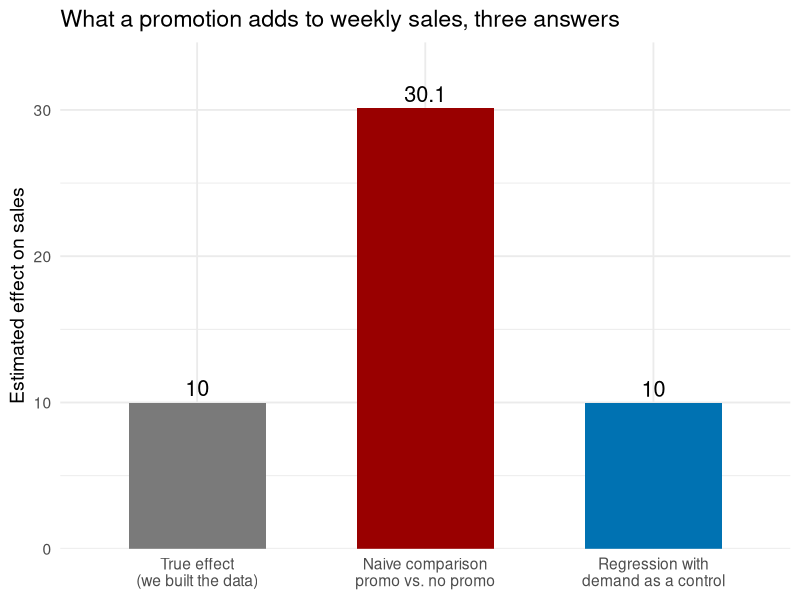
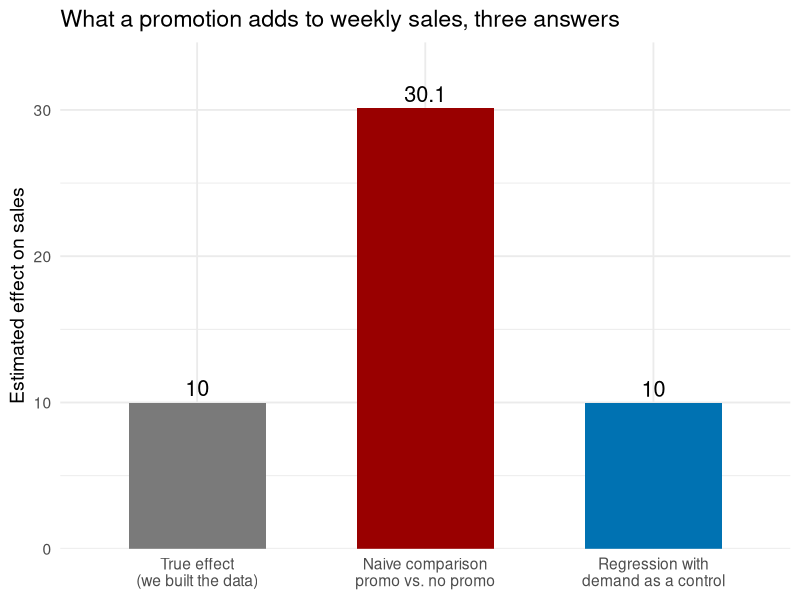
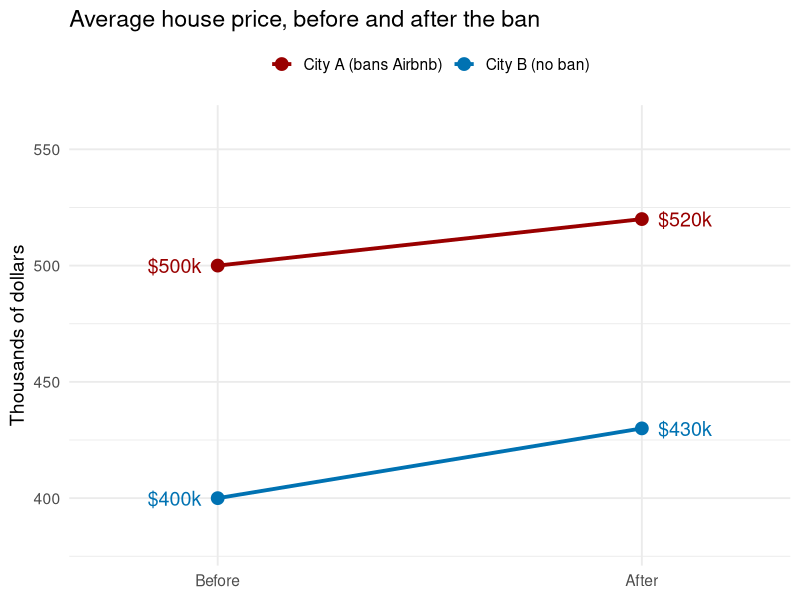
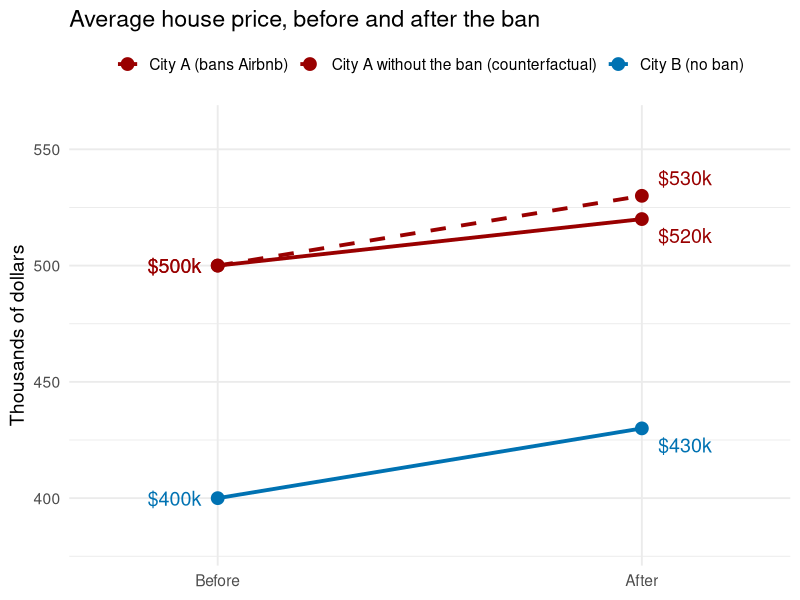
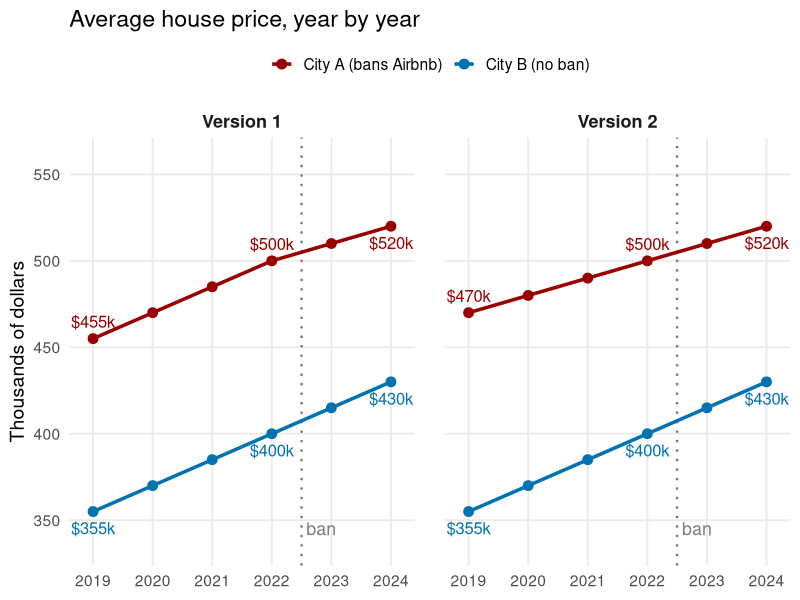
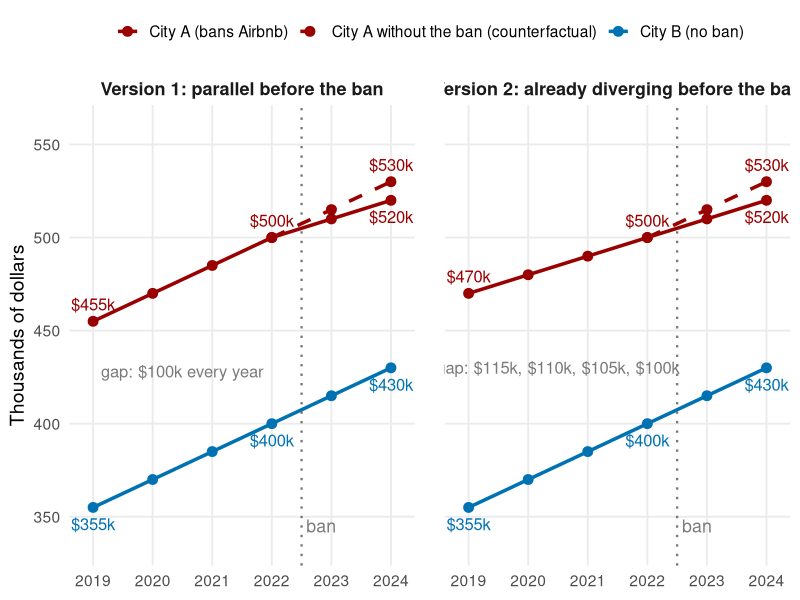

Generate these figures, in order, with R:
## ---- chunk 1
#| include: false
library(data.table)
library(ggplot2)
library(scales)
library(knitr)

usc_red  <- "#990000"
usc_gold <- "#E69F00"
blue     <- "#0072B2"
grey     <- "#7a7a7a"
set.seed(566)

fmt_n <- function(x) format(x, big.mark = ",")
usd   <- function(x) paste0("$", format(round(x), big.mark = ","))
pct   <- function(x, d = 1) paste0(format(round(100 * x, d), nsmall = d), "%")

# --- 1. store promotions: demand drives both the promotion and sales ---
n_store <- 400
true_tau <- 10
st <- data.table(demand = rnorm(n_store))
st[, promo := rbinom(n_store, 1, plogis(-0.3 + 1.5 * demand))]
st[, sales := 100 + 20 * demand + true_tau * promo + rnorm(n_store, 0, 8)]
naive_st <- st[promo == 1, mean(sales)] - st[promo == 0, mean(sales)]
ctrl_st  <- coef(lm(sales ~ promo + demand, st))["promo"]
demand_gap <- st[promo == 1, mean(demand)] - st[promo == 0, mean(demand)]
share_promo <- st[, mean(promo)]
bars <- data.table(
  what = factor(c("True effect\n(we built the data)", "Naive comparison\npromo vs. no promo",
                  "Regression with\ndemand as a control"),
                levels = c("True effect\n(we built the data)", "Naive comparison\npromo vs. no promo",
                           "Regression with\ndemand as a control")),
  value = c(true_tau, naive_st, ctrl_st))
p_bars <- ggplot(bars, aes(x = what, y = value, fill = what)) +
  geom_col(width = 0.6) +
  geom_text(aes(label = round(value, 1)), vjust = -0.4, size = 5.5) +
  scale_fill_manual(values = c(grey, usc_red, blue), guide = "none") +
  scale_y_continuous(expand = expansion(mult = c(0, 0.15))) +
  labs(title = "What a promotion adds to weekly sales, three answers", x = NULL, y = "Estimated effect on sales") +
  theme_minimal(base_size = 14)

# --- 2. matching toy example ---
mt <- data.table(
  Customer = c("T1", "T2", "T3", "T4", "C1", "C2", "C3", "C4", "C5", "C6"),
  Group = c(rep("coupon", 4), rep("no coupon", 6)),
  `Propensity score` = c(0.80, 0.62, 0.45, 0.30, 0.81, 0.60, 0.47, 0.28, 0.10, 0.05),
  Sales = c(70, 58, 50, 44, 66, 55, 46, 43, 30, 25))
pairs <- data.table(
  Treated = c("T1", "T2", "T3", "T4"),
  `Treated score` = c(0.80, 0.62, 0.45, 0.30),
  `Matched control` = c("C1", "C2", "C3", "C4"),
  `Control score` = c(0.81, 0.60, 0.47, 0.28),
  `Treated sales` = c(70, 58, 50, 44),
  `Control sales` = c(66, 55, 46, 43))
pairs[, Difference := `Treated sales` - `Control sales`]
att_toy   <- mean(pairs$Difference)
naive_toy <- mt[Group == "coupon", mean(Sales)] - mt[Group == "no coupon", mean(Sales)]

# --- 3. DiD: a short-term-rental ban in one city ---
did <- data.table(
  City = c("City A (bans Airbnb)", "City B (no ban)"),
  `Avg. price before` = c("$500k", "$400k"),
  `Avg. price after`  = c("$520k", "$430k"),
  `After minus before` = c("+$20k", "+$30k"))
did_est <- 20 - 30
did_long <- data.table(
  city = rep(c("City A (bans Airbnb)", "City B (no ban)", "City A without the ban (counterfactual)"), each = 2),
  period = rep(c("Before", "After"), 3),
  price = c(500, 520, 400, 430, 500, 530))
did_long[, period := factor(period, levels = c("Before", "After"))]
did_long[, city := factor(city, levels = c("City A (bans Airbnb)", "City A without the ban (counterfactual)", "City B (no ban)"))]
cf_name <- "City A without the ban (counterfactual)"
p_did <- function(show_cf = FALSE) {
  d <- copy(if (show_cf) did_long else did_long[city != cf_name])
  d[, city := droplevels(city)]
  d[, vj := if (show_cf) fifelse(city == cf_name, -0.7, 1.6) else 0.5]
  cols <- c("City A (bans Airbnb)" = usc_red, usc_red, "City B (no ban)" = blue)
  names(cols)[2] <- cf_name
  lts <- c("City A (bans Airbnb)" = "solid", "dashed", "City B (no ban)" = "solid")
  names(lts)[2] <- cf_name
  g <- ggplot(d, aes(x = period, y = price, group = city, color = city, linetype = city)) +
    geom_line(linewidth = 1.3) + geom_point(size = 4) +
    geom_text(data = d[period == "After"], aes(label = paste0("$", price, "k"), vjust = vj),
              hjust = -0.3, size = 5, show.legend = FALSE) +
    geom_text(data = d[period == "Before"], aes(label = paste0("$", price, "k")),
              hjust = 1.3, size = 5, show.legend = FALSE) +
    scale_color_manual(values = cols, name = NULL) +
    scale_linetype_manual(values = lts, name = NULL) +
    scale_x_discrete(expand = expansion(mult = 0.35)) +
    scale_y_continuous(limits = c(380, 560)) +
    labs(title = "Average house price, before and after the ban", x = NULL, y = "Thousands of dollars") +
    theme_minimal(base_size = 14) + theme(legend.position = "top")
  g
}

# --- 3b. parallel trends: the same two cities year by year, in two versions of the world ---
# Both versions hit the table's numbers in 2022 (before) and 2024 (after), so DiD = -10 in both.
# Version 1: A and B move in parallel before the ban. Version 2: A was already growing more slowly.
yrs    <- 2019:2024
b_path <- c(355, 370, 385, 400, 415, 430)   # City B: +15 a year throughout
a_par  <- c(455, 470, 485, 500, 510, 520)   # version 1: +15 a year before the ban, +10 after
a_div  <- c(470, 480, 490, 500, 510, 520)   # version 2: +10 a year throughout (no effect of the ban)
cf_yrs <- 2022:2024
cf_path <- a_par[yrs == 2022] + (b_path[yrs %in% cf_yrs] - b_path[yrs == 2022])   # A's 2022 level + B's trend
stopifnot(a_par[yrs == 2022] == 500, a_div[yrs == 2022] == 500, a_par[yrs == 2024] == 520, a_div[yrs == 2024] == 520,
          b_path[yrs == 2022] == 400, b_path[yrs == 2024] == 430, cf_path[3] == 530,
          all(diff(a_par - b_path)[1:3] == 0))
city_a <- "City A (bans Airbnb)"; city_b <- "City B (no ban)"
trends <- rbind(
  data.table(version = 1, city = city_a, year = yrs, price = a_par),
  data.table(version = 1, city = city_b, year = yrs, price = b_path),
  data.table(version = 2, city = city_a, year = yrs, price = a_div),
  data.table(version = 2, city = city_b, year = yrs, price = b_path))
trends_cf <- rbind(data.table(version = 1, city = cf_name, year = cf_yrs, price = cf_path),
                   data.table(version = 2, city = cf_name, year = cf_yrs, price = cf_path))
p_trends <- function(explain = FALSE) {
  d <- if (explain) rbind(trends, trends_cf) else copy(trends)
  d[, city := factor(city, levels = c(city_a, cf_name, city_b))]
  d[, city := droplevels(city)]
  strip <- if (explain) c(`1` = "Version 1: parallel before the ban", `2` = "Version 2: already diverging before the ban")
           else c(`1` = "Version 1", `2` = "Version 2")
  cols <- setNames(c(usc_red, usc_red, blue), c(city_a, cf_name, city_b))
  lts  <- setNames(c("solid", "dashed", "solid"), c(city_a, cf_name, city_b))
  # value labels: first year, last year before the ban, last year
  lab <- d[(year %in% c(2019, 2022, 2024) & city != cf_name) | (city == cf_name & year == 2024)]
  lab[, vj := fifelse(city == city_a & year == 2024, 1.9, fifelse(city == city_b, 1.9, -0.9))]
  g <- ggplot(d, aes(x = year, y = price, group = city, color = city, linetype = city)) +
    geom_vline(xintercept = 2022.5, linetype = "dotted", color = grey, linewidth = 0.8) +
    annotate("text", x = 2022.58, y = 345, label = "ban", hjust = 0, color = grey, size = 4.5) +
    geom_line(linewidth = 1.2) + geom_point(size = 3) +
    geom_text(data = lab, aes(label = paste0("$", price, "k"), vjust = vj), size = 4.2, show.legend = FALSE) +
    facet_wrap(~ version, labeller = as_labeller(strip)) +
    scale_color_manual(values = cols, name = NULL) +
    scale_linetype_manual(values = lts, name = NULL) +
    scale_x_continuous(breaks = yrs, expand = expansion(mult = 0.08)) +
    scale_y_continuous(limits = c(335, 560)) +
    labs(title = if (explain) NULL else "Average house price, year by year", x = NULL, y = "Thousands of dollars") +
    theme_minimal(base_size = 14) +
    theme(legend.position = "top", panel.grid.minor = element_blank(),
          strip.text = element_text(face = "bold", size = 13), panel.spacing = unit(1.5, "lines"))
  if (explain) {
    note <- data.table(version = c(1, 2), year = 2020.5, price = c(428, 430),
                       label = c("gap: $100k every year", "gap: $115k, $110k, $105k, $100k"))
    g <- g + geom_text(data = note, aes(x = year, y = price, label = label), inherit.aes = FALSE,
                       color = grey, size = 4.2)
  }
  g
}

# --- 4. CPF results, retyped from the paper (log points) ---
to_pct <- function(b) pct(exp(b) - 1)
main_tab <- data.table(
  ` ` = c("After joining CPF", "", "Controls", "Observations"),
  `log Sales` = c("0.146***", "(0.009)", "No", "1,365,441"),
  `log Units` = c("0.059***", "(0.004)", "No", "1,365,441"),
  `log Sales ` = c("0.118***", "(0.008)", "Yes", "1,242,984"),
  `log Units ` = c("0.043***", "(0.003)", "Yes", "1,242,984"))
cross_tab <- data.table(
  ` ` = c("After × Treated", "", "Controls", "Observations"),
  `log Sales` = c("0.170***", "(0.023)", "No", "167,040"),
  `log Units` = c("0.119***", "(0.012)", "No", "167,040"),
  `log Sales ` = c("0.086***", "(0.016)", "Yes", "166,869"),
  `log Units ` = c("0.077***", "(0.008)", "Yes", "166,869"))
## ---- chunk 2
#| fig-width: 8
#| fig-height: 4.2
p_bars
## ---- chunk 3
#| fig-width: 8
#| fig-height: 3
p_bars
## ---- chunk 4
kable(mt, align = "llcc")
## ---- chunk 5
kable(pairs, align = "lclccccc")
## ---- chunk 6
kable(did, align = "lccc")
## ---- chunk 7
kable(did, align = "lccc")
## ---- chunk 8
#| fig-width: 8
#| fig-height: 4.3
p_did(FALSE)
## ---- chunk 9
#| fig-width: 8
#| fig-height: 3.3
p_did(TRUE)
## ---- chunk 10
#| fig-width: 10
#| fig-height: 3.7
p_trends(FALSE)
## ---- chunk 11
#| fig-width: 10
#| fig-height: 3.3
#| out-width: "84%"
p_trends(TRUE)
## ---- chunk 12
kable(main_tab, align = "lcccc")
